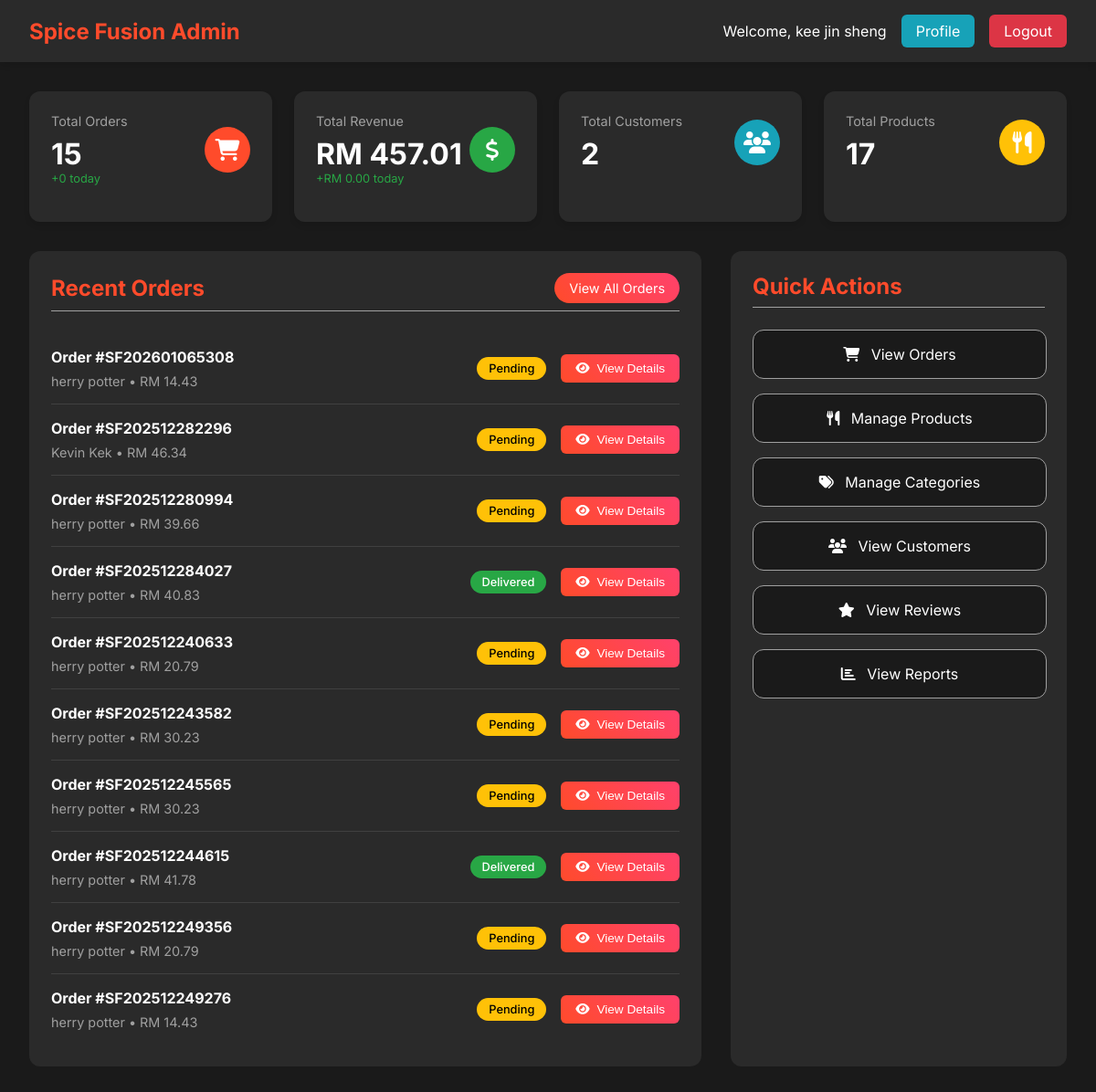
Page /admin/dashboard/dashboard.php (signed in) on the earlier database version.
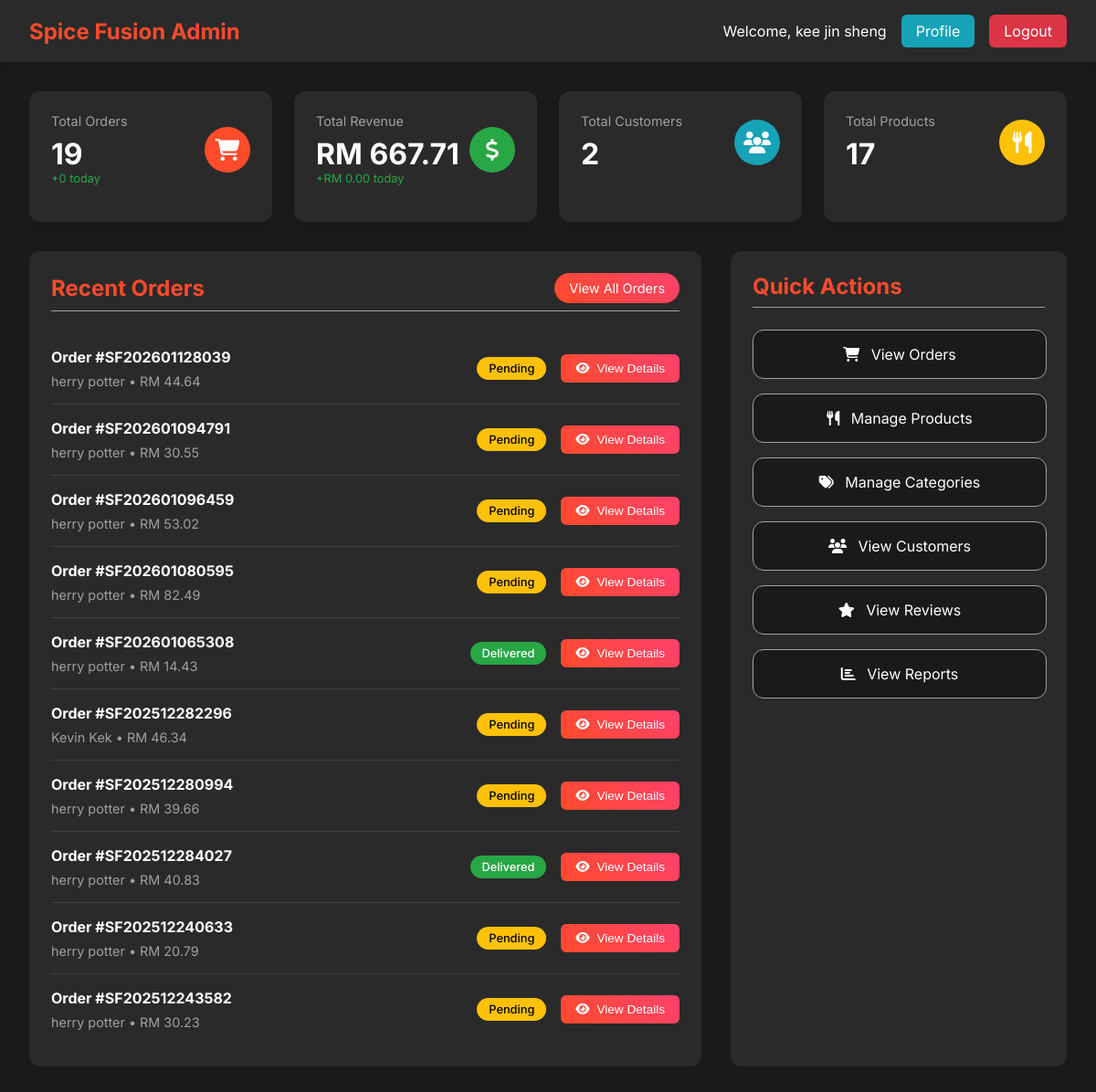
Same page on the later database version.
### tables this page shows
CREATE TABLE `order` (
  `order_id` int(11) NOT NULL,
  `user_id` int(11) NOT NULL,
  `address_id` int(11) DEFAULT NULL,
  `order_number` varchar(50) NOT NULL,
  `order_status` enum('Pending','Confirmed','Preparing','Ready','Out for Delivery','Delivered','Cancelled') DEFAULT 'Pending',
  `order_type` enum('Dine-in','Takeaway','Delivery') DEFAULT 'Delivery',
  `subtotal` decimal(10,2) NOT NULL,
  `tax_amount` decimal(10,2) DEFAULT 0.00,
  `delivery_fee` decimal(10,2) DEFAULT 0.00,
  `total_amount` decimal(10,2) NOT NULL,
  `special_instructions` text DEFAULT NULL,
  `estimated_delivery_time` timestamp NULL DEFAULT NULL,
  `actual_delivery_time` timestamp NULL DEFAULT NULL,
  `created_at` timestamp NOT NULL DEFAULT current_timestamp(),
  `updated_at` timestamp NOT NULL DEFAULT current_timestamp() ON UPDATE current_timestamp()
);

CREATE TABLE `user` (
  `user_id` int(11) NOT NULL,
  `username` varchar(50) NOT NULL,
  `email` varchar(100) NOT NULL,
  `password_hash` varchar(255) NOT NULL,
  `first_name` varchar(50) NOT NULL,
  `last_name` varchar(50) NOT NULL,
  `phone` varchar(20) DEFAULT NULL,
  `date_of_birth` date DEFAULT NULL,
  `gender` enum('Male','Female','Other') DEFAULT NULL,
  `profile_image` varchar(255) DEFAULT 'user.jpg',
  `is_active` tinyint(1) DEFAULT 1,
  `is_verified` tinyint(1) DEFAULT 0,
  `security_question_id` int(11) DEFAULT NULL,
  `security_answer_hash` varchar(255) DEFAULT NULL,
  `created_at` timestamp NOT NULL DEFAULT current_timestamp(),
  `updated_at` timestamp NOT NULL DEFAULT current_timestamp() ON UPDATE current_timestamp(),
  `reset_token` varchar(100) DEFAULT NULL,
  `token_expiry` datetime DEFAULT NULL
);

### admin/dashboard/dashboard.php (the view, shortened to what the changed rows need)
<?php
$pdo = getDBConnection();
$stats = [];
$stmt = $pdo->prepare("SELECT COUNT(*) FROM `order`");
$stmt->execute();
$stats['total_orders'] = $stmt->fetchColumn();
$stmt = $pdo->prepare("SELECT COUNT(*) FROM `order` WHERE order_status = 'Pending'");
$stmt->execute();
$stats['pending_orders'] = $stmt->fetchColumn();
$stmt = $pdo->prepare("SELECT SUM(total_amount) FROM `order` WHERE order_status != 'Cancelled'");
$stmt->execute();
$stats['total_revenue'] = $stmt->fetchColumn() ?: 0;
$stmt = $pdo->prepare("SELECT COUNT(*) FROM user WHERE is_active = 1");
$stmt->execute();
$stats['total_customers'] = $stmt->fetchColumn();
$stmt = $pdo->prepare("SELECT COUNT(*) FROM product WHERE is_available = 1");
$stmt->execute();
$stats['total_products'] = $stmt->fetchColumn();
$stmt = $pdo->prepare("
    SELECT o.*, u.first_name, u.last_name, u.email
    FROM `order` o
    JOIN user u ON o.user_id = u.user_id
    ORDER BY o.created_at DESC
    LIMIT 10
");
$stmt->execute();
$recent_orders = $stmt->fetchAll();
$stmt = $pdo->prepare("
    SELECT COUNT(*) FROM `order`
    WHERE DATE(created_at) = CURDATE()
");
$stmt->execute();
$today_orders = $stmt->fetchColumn();
$stmt = $pdo->prepare("
    SELECT SUM(total_amount) FROM `order`
    WHERE DATE(created_at) = CURDATE() AND order_status != 'Cancelled'
");
$stmt->execute();
$today_revenue = $stmt->fetchColumn() ?: 0;
?>
<!DOCTYPE html>
<html lang="en">
<head>
    <link rel="stylesheet" href="https://cdnjs.cloudflare.com/ajax/libs/font-awesome/6.4.0/css/all.min.css" />
</head>
<body>
    <div class="admin-header">
        <div class="header-content">
            <div class="logo">
                <h1>Spice Fusion Admin</h1>
            </div>
        </div>
    </div>
    <div class="dashboard-container">
        <div class="stats-grid">
            <div class="stat-card">
                <div class="stat-header">
                    <div>
                        <div class="stat-title">Total Orders</div>
                        <div class="stat-value"><?php echo number_format($stats['total_orders']); ?></div>
                        <div class="stat-change">+<?php echo $today_orders; ?> today</div>
                    </div>
                </div>
            </div>
            <div class="stat-card">
                <div class="stat-header">
                    <div>
                        <div class="stat-title">Total Revenue</div>
                        <div class="stat-value">RM <?php echo number_format($stats['total_revenue'], 2); ?></div>
                        <div class="stat-change">+RM <?php echo number_format($today_revenue, 2); ?> today</div>
                    </div>
                </div>
            </div>
        </div>
        <div class="content-grid">
            <div class="recent-orders">
                <div class="section-header">
                    <h2>Recent Orders</h2>
                </div>
                <?php if (empty($recent_orders)): ?>
                    <p>No orders found.</p>
                <?php else: ?>
                    <?php foreach ($recent_orders as $order): ?>
                        <div class="order-item">
                            <div class="order-info">
                                <h4>Order #<?php echo htmlspecialchars($order['order_number']); ?></h4>
                                <p><?php echo htmlspecialchars($order['first_name'] . ' ' . $order['last_name']); ?> • RM <?php echo number_format($order['total_amount'], 2); ?></p>
                            </div>
                            <div class="order-actions">
                                <div class="order-status status-<?php echo strtolower($order['order_status']); ?>">
                                    <?php echo htmlspecialchars($order['order_status']); ?>
                                </div>
                                <button class="view-details-btn" onclick="openOrderModal(<?php echo $order['order_id']; ?>)">
                                    <i class="fas fa-eye"></i> View Details
                                </button>
                            </div>
                        </div>
                    <?php endforeach; ?>
                <?php endif; ?>
            </div>
            <div class="quick-actions">
                <div class="section-header">
                    <h2>Quick Actions</h2>
                </div>
            </div>
        </div>
    </div>
</body>
</html>

Differences in the rows shown:
no longer on this page (row unchanged): order: order_number "SF202512245565", user.last_name "herry potter", total_amount "30.23", order_status "Pending"
no longer on this page (row unchanged): order: order_number "SF202512244615", user.last_name "herry potter", total_amount "41.78", order_status "Delivered"
no longer on this page (row unchanged): order: order_number "SF202512249356", user.last_name "herry potter", total_amount "20.79", order_status "Pending"
no longer on this page (row unchanged): order: order_number "SF202512249276", user.last_name "herry potter", total_amount "14.43", order_status "Pending"
added order: order_number "SF202601128039", user.last_name "herry potter", total_amount "44.64", order_status "Pending"
added order: order_number "SF202601094791", user.last_name "herry potter", total_amount "30.55", order_status "Pending"
added order: order_number "SF202601096459", user.last_name "herry potter", total_amount "53.02", order_status "Pending"
added order: order_number "SF202601080595", user.last_name "herry potter", total_amount "82.49", order_status "Pending"
changed order "SF202601065308": order_status "Pending" → "Delivered"
Other differences:
$stats['total_orders']: "15" → "19"
$stats['total_revenue']: "457.01" → "667.71"
